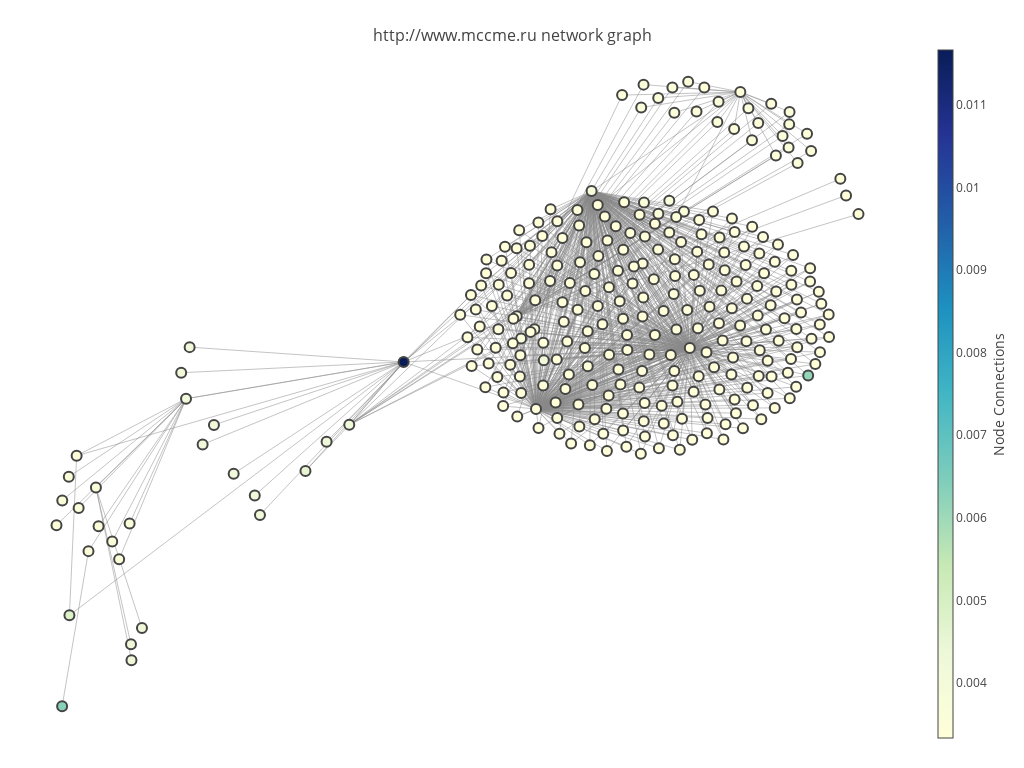

This figure's notebook cell:
### Code cell
plot_graph(g)

### Figure 1 — Plotly figure (JSON) as saved in the notebook; plotly's stock layout.template omitted (floating-point values rounded to 4 significant figures; data arrays with more than 128 entries replaced by an {"elided": "..."} marker saying what was removed)
{"data": [{"hoverinfo": "none", "line": {"color": "#888", "width": 0.5}, "mode": "lines", "type": "scatter", "x": {"elided": "2358 float values"}, "y": {"elided": "2358 float values"}}, {"hoverinfo": "text", "marker": {"color": {"elided": "288 float values"}, "colorbar": {"thickness": 15, "title": "Node Connections", "titleside": "right", "xanchor": "left"}, "colorscale": "YIGnBu", "line": {"width": 2}, "reversescale": true, "showscale": true, "size": 10}, "mode": "markers", "text": {"elided": "288 str values"}, "type": "scatter", "x": {"elided": "288 float values"}, "y": {"elided": "288 float values"}}], "layout": {"annotations": [{"showarrow": false, "text": "", "x": 0.005, "xref": "paper", "y": -0.002, "yref": "paper"}], "height": 768, "hovermode": "closest", "margin": {"b": 20, "l": 5, "r": 5, "t": 40}, "showlegend": false, "title": "<br><a href=http://www.mccme.ru>http://www.mccme.ru</a> network graph", "titlefont": {"size": 16}, "width": 1024, "xaxis": {"showgrid": false, "showticklabels": false, "zeroline": false}, "yaxis": {"showgrid": false, "showticklabels": false, "zeroline": false}}}
